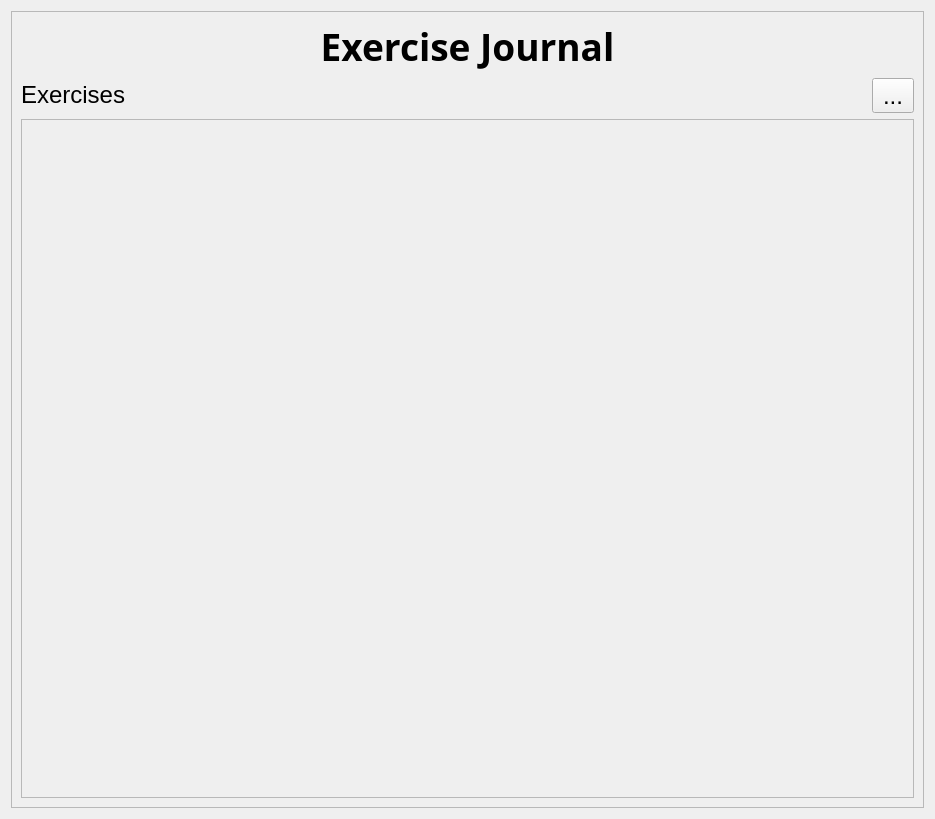
<?xml version="1.0" encoding="UTF-8"?>
<ui version="4.0">
 <class>ExercisePage</class>
 <widget class="QWidget" name="ExercisePage">
  <property name="geometry">
   <rect>
    <x>0</x>
    <y>0</y>
    <width>935</width>
    <height>819</height>
   </rect>
  </property>
  <property name="font">
   <font>
    <pointsize>18</pointsize>
   </font>
  </property>
  <property name="windowTitle">
   <string>Form</string>
  </property>
  <layout class="QVBoxLayout" name="verticalLayout">
   <item>
    <widget class="QScrollArea" name="scrollArea">
     <property name="widgetResizable">
      <bool>true</bool>
     </property>
     <widget class="QWidget" name="scrollAreaWidgetContents">
      <property name="geometry">
       <rect>
        <x>0</x>
        <y>0</y>
        <width>915</width>
        <height>799</height>
       </rect>
      </property>
      <layout class="QGridLayout" name="gridLayout">
       <item row="1" column="1">
        <widget class="QToolButton" name="add">
         <property name="text">
          <string>...</string>
         </property>
         <property name="icon">
          <iconset theme="QIcon::ThemeIcon::ContactNew"/>
         </property>
        </widget>
       </item>
       <item row="0" column="0" colspan="2">
        <widget class="QLabel" name="label">
         <property name="sizePolicy">
          <sizepolicy hsizetype="Preferred" vsizetype="Fixed">
           <horstretch>0</horstretch>
           <verstretch>0</verstretch>
          </sizepolicy>
         </property>
         <property name="font">
          <font>
           <family>Noto Sans</family>
           <pointsize>28</pointsize>
           <bold>true</bold>
          </font>
         </property>
         <property name="text">
          <string>Exercise Journal</string>
         </property>
         <property name="scaledContents">
          <bool>true</bool>
         </property>
         <property name="alignment">
          <set>Qt::AlignmentFlag::AlignCenter</set>
         </property>
         <property name="wordWrap">
          <bool>true</bool>
         </property>
        </widget>
       </item>
       <item row="1" column="0">
        <widget class="QLabel" name="label_2">
         <property name="sizePolicy">
          <sizepolicy hsizetype="Preferred" vsizetype="Fixed">
           <horstretch>0</horstretch>
           <verstretch>0</verstretch>
          </sizepolicy>
         </property>
         <property name="text">
          <string>Exercises</string>
         </property>
        </widget>
       </item>
       <item row="2" column="0" colspan="2">
        <widget class="QFrame" name="exercises">
         <property name="frameShape">
          <enum>QFrame::Shape::StyledPanel</enum>
         </property>
         <property name="frameShadow">
          <enum>QFrame::Shadow::Raised</enum>
         </property>
         <layout class="QVBoxLayout" name="exerciseLayout"/>
        </widget>
       </item>
      </layout>
     </widget>
    </widget>
   </item>
  </layout>
 </widget>
 <resources/>
 <connections>
  <connection>
   <sender>add</sender>
   <signal>clicked()</signal>
   <receiver>ExercisePage</receiver>
   <slot>addExercise()</slot>
   <hints>
    <hint type="sourcelabel">
     <x>903</x>
     <y>92</y>
    </hint>
    <hint type="destinationlabel">
     <x>467</x>
     <y>409</y>
    </hint>
   </hints>
  </connection>
 </connections>
 <slots>
  <slot>toggleDelete()</slot>
  <slot>addExercise()</slot>
 </slots>
</ui>
